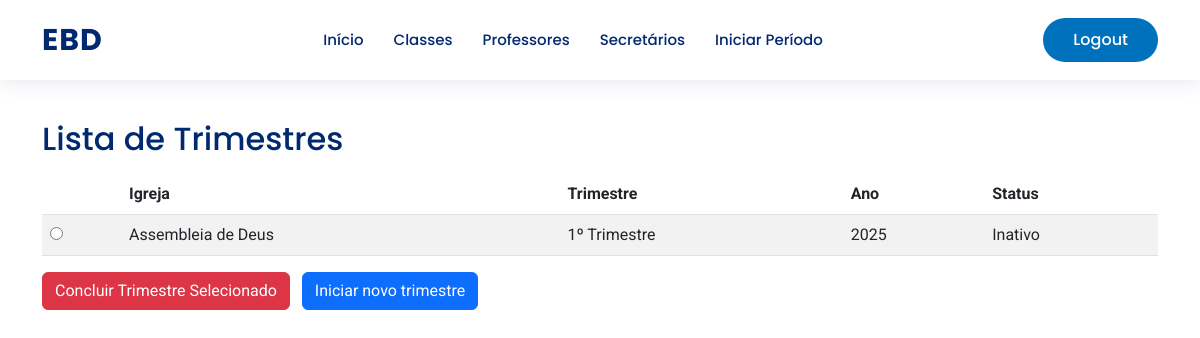
Page /periodos/list/ (signed in) on the earlier database version.
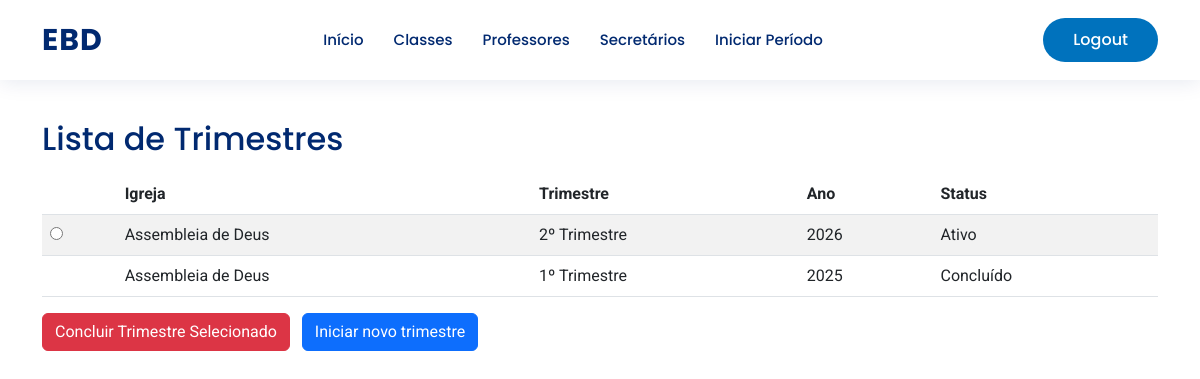
Same page on the later database version.
### base/models.py (models this page shows, shortened)
class Trimestre(models.Model):
    igreja = models.ForeignKey(Igreja, on_delete=models.PROTECT, related_name="trimestres")
    trimestre = models.CharField(max_length=50)  # 1 Trim
    ano = models.PositiveIntegerField()
    ativo = models.BooleanField(default=False)
    concluido = models.BooleanField(default=False)
    class Meta:
        verbose_name = "Trimestre"
        verbose_name_plural = "Trimestres"
        unique_together = ('igreja', 'trimestre', 'ano')
        ordering = ["-ano", "trimestre"]

class Igreja(models.Model):
    nome = models.CharField("Nome da Igreja", max_length=100, unique=True)
    class Meta:
        verbose_name = "Igreja"
        verbose_name_plural = "Igrejas"
        ordering = ["nome"]

### base/views.py (the view)
# urls.py: path('periodos/list/', views.periodo_list, name='periodo_list'),
@user_passes_test(is_superintendente)
def periodo_list(request):
    user_igreja = getattr(request.user, 'igreja', None)
    if user_igreja:
        periodos = Trimestre.objects.filter(igreja=user_igreja).order_by('-ano', 'trimestre')
    else:
        periodos = Trimestre.objects.all()
    return render(request, 'periodo_list.html', {'periodos': periodos})

### base/views.py (called while the page is built)
def is_superintendente(user): return user.is_authenticated and user.role == 'superintendente'

### base/templates/periodo_list.html (shortened to what this page needs)
{% extends 'tela_inicial/layout_base.html' %}
{% block conteudo %}
<div class="container py-4">
    <h2>Lista de Trimestres</h2>
    {% if periodos %}
    <form method="post" action="{% url 'periodo_concluir' %}">
        <table class="table table-striped mt-3">
            <thead>
                <tr>
                    <th></th>
                    <th>Igreja</th>
                    <th>Trimestre</th>
                    <th>Ano</th>
                    <th>Status</th>
                </tr>
            </thead>
            <tbody>
                {% for p in periodos %}
                <tr>
                    <td>
                        {% if not p.concluido %}
                            <input type="radio" name="periodo_id" value="{{ p.id }}">
                        {% endif %}
                    </td>
                    <td>{{ p.igreja.nome }}</td>
                    <td>{{ p.trimestre }}</td>
                    <td>{{ p.ano }}</td>
                    <td>
                        {% if p.concluido %}
                            Concluído
                        {% elif p.ativo %}
                            Ativo
                        {% else %}
                            Inativo
                        {% endif %}
                    </td>
                </tr>
                {% endfor %}
            </tbody>
        </table>
        <div class="mt-2">
            <button type="submit" class="btn btn-danger" onclick="return confirm('Confirmar conclusão do trimestre selecionado?');">Concluir Trimestre Selecionado</button>
            <a class="btn btn-primary ms-2" href="{% url 'periodo_iniciar' %}">Iniciar novo trimestre</a>
        </div>
    </form>
    {% else %}
        <p>Nenhum trimestre cadastrado.</p>
        <a class="btn btn-primary" href="{% url 'periodo_iniciar' %}">Iniciar novo trimestre</a>
    {% endif %}
</div>
{% endblock conteudo %}

Differences in the rows shown:
added Trimestre: igreja.nome "Assembleia de Deus", trimestre "2º Trimestre", ano "2026", concluido "Ativo"
changed Trimestre "1º Trimestre": periodo_id "☐" → (not shown); concluido "Inativo" → "Concluído"
